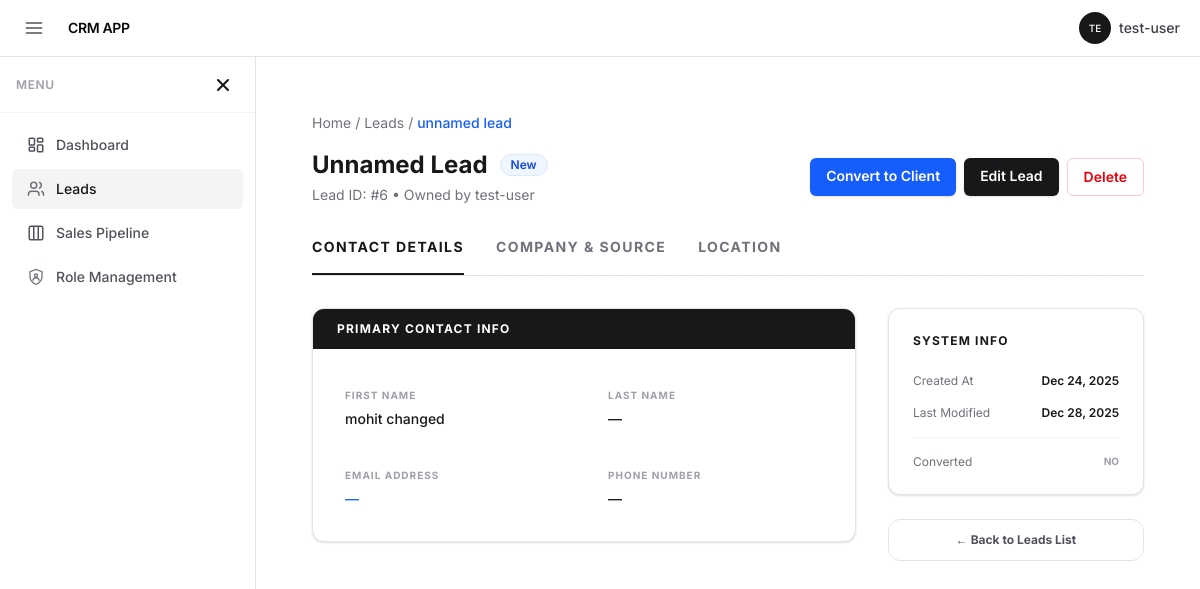
Page /dashboard/leads/6/ (signed in) on the earlier database version.
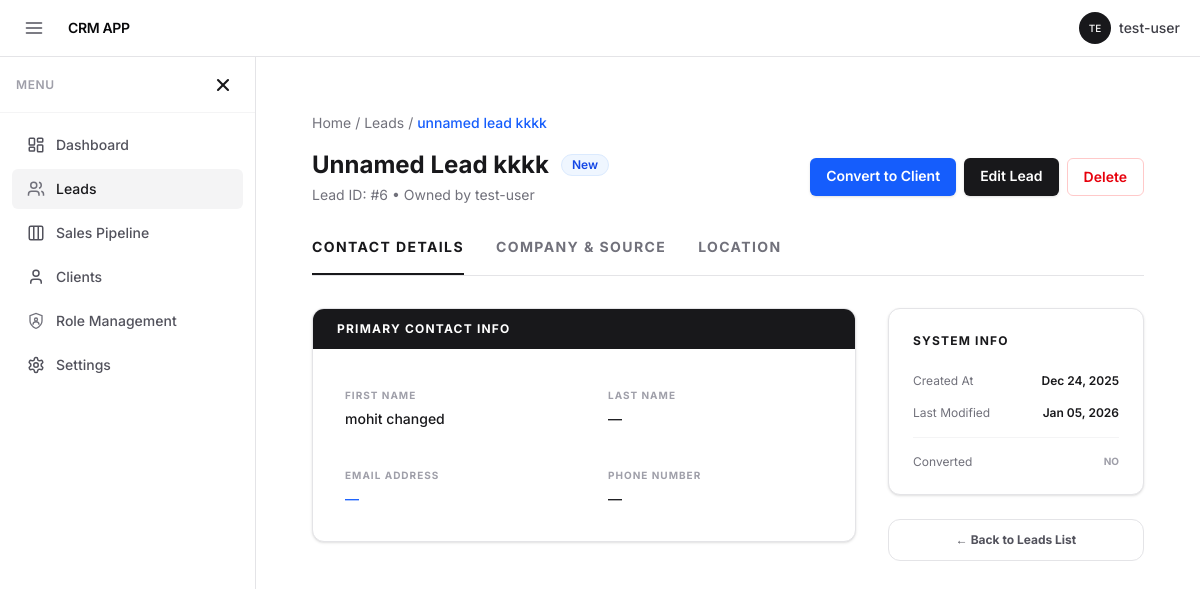
Same page on the later database version.
### lead/models.py (models this page shows, shortened)
class Lead(models.Model):
    lead_name = models.CharField(
        max_length=200,
        help_text="Display name for the lead (e.g. ACME Website Enquiry)"
    )
    email = models.EmailField(blank=True)
    STATUS_CHOICES = (
        ('new', 'New'),
        ('contacted', 'Contacted'),
        ('qualified', 'Qualified'),
        ('won', 'Won'),
        ('lost', 'Lost'),
    )
    status = models.CharField(
        max_length=20,
        choices=STATUS_CHOICES,
        default='new'
    )
    lead_owner = models.ForeignKey(
        User,
        on_delete=models.SET_NULL,
        null=True,
        blank=True,
        related_name="owned_leads"
    )
    converted_to_client = models.BooleanField(default=False)
    salutation = models.CharField(max_length=20, blank=True)
    gender = models.CharField(max_length=20, blank=True)
    first_name = models.CharField(max_length=100, blank=True)
    middle_name = models.CharField(max_length=100, blank=True)
    last_name = models.CharField(max_length=100, blank=True)
    job_title = models.CharField(max_length=100, blank=True)
    series = models.CharField(
        max_length=100,
        default="CRM-LEAD-.YYYY.-",
        blank=True
    )
    source = models.CharField(max_length=100, blank=True)
    lead_type = models.CharField(max_length=50, blank=True)
    request_type = models.CharField(max_length=50, blank=True)
    mobile_no = models.CharField(max_length=20, blank=True)
    phone = models.CharField(max_length=20, blank=True)
    phone_ext = models.CharField(max_length=10, blank=True)
    whatsapp = models.CharField(max_length=20, blank=True)
    website = models.URLField(blank=True)
    fax = models.CharField(max_length=50, blank=True)
    organization_name = models.CharField(max_length=200, blank=True)
    annual_revenue = models.CharField(max_length=100, blank=True)
    territory = models.CharField(max_length=100, blank=True)
    no_of_employees = models.CharField(max_length=50, blank=True)
    industry = models.CharField(max_length=100, blank=True)
    market_segment = models.CharField(max_length=100, blank=True)
    city = models.CharField(max_length=100, blank=True)
    state = models.CharField(max_length=100, blank=True)
    country = models.CharField(max_length=100, default='India', blank=True)
    qualification_status = models.CharField(
        max_length=50,
        default='Unqualified',
        blank=True
    )
    qualified_by = models.CharField(max_length=100, blank=True)
    qualified_on = models.DateField(null=True, blank=True)
    campaign_name = models.CharField(max_length=100, blank=True)
    print_language = models.CharField(max_length=50, default='English', blank=True)
    disabled = models.BooleanField(default=False)
    unsubscribed = models.BooleanField(default=False)
    blog_subscriber = models.BooleanField(default=False)
    created_at = models.DateTimeField(auto_now_add=True)
    modified_at = models.DateTimeField(auto_now=True)
    deleted_at = models.DateTimeField(null=True, blank=True)
    deleted_by = models.ForeignKey(
        User,
        null=True,
        blank=True,
        on_delete=models.SET_NULL,
        related_name="deleted_leads"
    )

### lead/views.py (the view)
# urls.py: path('<int:pk>/', views.leads_detail, name='leads_detail'),
@login_required
def leads_detail(request, pk):
    lead = get_object_or_404(
        Lead,
        pk=pk,
        lead_owner=request.user,
        deleted_at__isnull=True
    )
    return render(request, 'lead/leads_details.html', {
        'lead': lead
    })

### crm/context_processors.py (called while the page is built)
def app_settings(request):
    setting = AppSetting.objects.first()
    return {
        'app_setting': setting
    }

### userprofile/context_processors.py (called while the page is built)
def sidebar_visibility(request):
    auth_pages = [
        'login',
        'signup',
        'login_otp',
        'verify_login_otp',
        'forgot_password',
        'verify_otp',
        'reset_password'
    ]
    current_url_name = request.resolver_match.url_name if request.resolver_match else None
    show_shell = request.user.is_authenticated and current_url_name not in auth_pages
    return {
        'show_app_shell': show_shell
    }

### lead/templates/lead/leads_details.html (shortened to what the changed rows need)
{% extends 'core/base.html' %}
{% block content %}
<div class="max-w-[1400px] mx-auto p-6" x-data="{ activeTab: 'contact' }">
    <div class="text-sm text-zinc-500 mb-4">
        Home / <a href="{% url 'leads_list' %}" class="hover:text-zinc-700 transition-colors">Leads</a> / <span class="text-blue-600 font-medium lowercase">{{ lead.lead_name }}</span>
    </div>
    <div class="flex flex-col md:flex-row justify-between items-start md:items-center mb-8 gap-4">
        <div>
            <div class="flex items-center gap-3">
                <h1 class="text-2xl font-bold text-zinc-900">{{ lead.lead_name }}</h1>
                <span class="px-2.5 py-0.5 rounded-full text-xs font-semibold border
                    {% if lead.status == 'new' %} bg-blue-50 text-blue-700 border-blue-100
                    {% elif lead.status == 'contacted' %} bg-amber-50 text-amber-700 border-amber-100
                    {% elif lead.status == 'won' %} bg-emerald-50 text-emerald-700 border-emerald-100
                    {% elif lead.status == 'lost' %} bg-red-50 text-red-700 border-red-100
                    {% else %} bg-zinc-50 text-zinc-700 border-zinc-100 {% endif %}">
                    {{ lead.get_status_display }}
                </span>
            </div>
            <p class="text-sm text-zinc-500 mt-1">Lead ID: #{{ lead.id }} • Owned by {{ lead.lead_owner.username }}</p>
        </div>
    </div>
    <div class="grid grid-cols-1 lg:grid-cols-3 gap-8">
        <div class="lg:col-span-2">
            <div x-show="activeTab === 'contact'" x-transition.opacity>
                <div class="bg-white border border-zinc-200 rounded-xl shadow-sm overflow-hidden">
                    <div class="p-8 grid grid-cols-1 md:grid-cols-2 gap-y-8 gap-x-12">
                        <div>
                            <label class="text-[10px] font-bold text-zinc-400 uppercase tracking-widest">First Name</label>
                            <p class="text-sm font-medium text-zinc-900 mt-1">{{ lead.first_name|default:"—" }}</p>
                        </div>
                        <div>
                            <label class="text-[10px] font-bold text-zinc-400 uppercase tracking-widest">Last Name</label>
                            <p class="text-sm font-medium text-zinc-900 mt-1">{{ lead.last_name|default:"—" }}</p>
                        </div>
                        <div>
                            <label class="text-[10px] font-bold text-zinc-400 uppercase tracking-widest">Email Address</label>
                            <p class="text-sm font-medium text-blue-600 mt-1">{{ lead.email|default:"—" }}</p>
                        </div>
                        <div>
                            <label class="text-[10px] font-bold text-zinc-400 uppercase tracking-widest">Phone Number</label>
                            <p class="text-sm font-medium text-zinc-900 mt-1">{{ lead.phone|default:"—" }}</p>
                        </div>
                    </div>
                </div>
            </div>
        </div>
        <div class="space-y-6">
            <div class="bg-white border border-zinc-200 rounded-xl p-6 shadow-sm">
                <div class="space-y-4">
                    <div class="flex justify-between items-center text-xs">
                        <span class="text-zinc-500">Created At</span>
                        <span class="font-semibold text-zinc-900">{{ lead.created_at|date:"M d, Y" }}</span>
                    </div>
                    <div class="flex justify-between items-center text-xs">
                        <span class="text-zinc-500">Last Modified</span>
                        <span class="font-semibold text-zinc-900">{{ lead.modified_at|date:"M d, Y" }}</span>
                    </div>
                    <div class="flex justify-between items-center text-xs pt-4 border-t border-zinc-100">
                        <span class="text-zinc-500">Converted</span>
                        <span class="font-bold {% if lead.converted_to_client %}text-emerald-600{% else %}text-zinc-400{% endif %} uppercase text-[10px]">
                            {{ lead.converted_to_client|yesno:"Yes,No" }}
                        </span>
                    </div>
                </div>
            </div>
        </div>
    </div>
</div>
{% endblock %}

### accounts/templates/core/base.html (shortened to what the changed rows need)
<!doctype html>
<html lang="en">
<head>
    <script src="https://cdn.jsdelivr.net/npm/@tailwindcss/browser@4"></script>
</head>
<body class="h-screen overflow-hidden bg-white text-zinc-950 flex flex-col" x-data="{
    sidebarOpen: localStorage.getItem('sidebarOpen') !=='false',
    toggle() {
        this.sidebarOpen = !this.sidebarOpen;
        localStorage.setItem('sidebarOpen', this.sidebarOpen);
    }
  }"
>
    <div class="flex flex-1 overflow-hidden">
        {% if request.show_app_shell %}
        <aside x-show="sidebarOpen" x-cloak
            class="fixed inset-y-0 left-0 z-50 w-64 bg-white border-r border-zinc-200 transition-transform md:static md:translate-x-0 flex flex-col overflow-hidden"
            :class="sidebarOpen ? 'translate-x-0' : '-translate-x-full'">
            <nav class="flex-1 overflow-y-auto p-3 space-y-1">
                <a href="{% url 'dashboard' %}"
                    class="flex items-center px-3 py-2 rounded-md text-sm font-medium transition-colors
                    {% if request.resolver_match.url_name == 'dashboard' %} bg-zinc-100 text-zinc-900 {% else %} text-zinc-600 hover:bg-zinc-50 hover:text-zinc-900 {% endif %}">
                    <div class="w-6 h-6 flex items-center justify-center mr-2">
                    </div>
                    Dashboard
                </a>
                {% if request.sidebar.leads %}
                <a href="{% url 'leads_list' %}"
                    class="flex items-center px-3 py-2 rounded-md text-sm font-medium transition-colors
                    {% if 'leads' in request.path %} bg-zinc-100 text-zinc-900 {% else %} text-zinc-600 hover:bg-zinc-50 hover:text-zinc-900 {% endif %}">
                    <div class="w-6 h-6 flex items-center justify-center mr-2 text-zinc-500">
                    </div>
                    Leads
                </a>
                {% endif %}
                {% if request.sidebar.pipeline %}
                <a href="{% url 'leads_pipeline' %}"
                    class="flex items-center px-3 py-2 rounded-md text-sm font-medium transition-colors
                    {% if 'pipeline' in request.path %} bg-zinc-100 text-zinc-900 {% else %} text-zinc-600 hover:bg-zinc-50 hover:text-zinc-900 {% endif %}">
                    <div class="w-6 h-6 flex items-center justify-center mr-2">
                    </div>
                    Sales Pipeline
                </a>
                {% endif %}
                {% if request.sidebar.clients %}
                <a href="{% url 'clients_list' %}"
                    class="flex items-center px-3 py-2 rounded-md text-sm font-medium transition-colors
                    {% if 'clients' in request.path %} bg-zinc-100 text-zinc-900 {% else %} text-zinc-600 hover:bg-zinc-50 hover:text-zinc-900 {% endif %}">
                    <div class="w-6 h-6 flex items-center justify-center mr-2">
                        <svg width="18" height="18" viewBox="0 0 24 24" fill="none" stroke="currentColor" stroke-width="2"><path d="M19 21v-2a4 4 0 0 0-4-4H9a4 4 0 0 0-4 4v2" /><circle cx="12" cy="7" r="4" /></svg>
                    </div>
                    Clients
                </a>
                {% endif %}
                {% if request.sidebar.roles %}
                <a href="{% url 'roles:user_list' %}"
                   class="flex items-center px-3 py-2 rounded-md text-sm font-medium transition-colors
                    {% if 'roles' in request.path %} bg-zinc-100 text-zinc-900 {% else %} text-zinc-600 hover:bg-zinc-50 hover:text-zinc-900 {% endif %}">
                    <div class="w-6 h-6 flex items-center justify-center mr-2 text-zinc-500">
                    </div>
                    Role Management
                </a>
                {% endif %}
                {% if request.sidebar.settings %}
                <a href="{% url 'app_settings' %}"
                    class="flex items-center px-3 py-2 rounded-md text-sm font-medium transition-colors
                    {% if 'settings' in request.path %} bg-zinc-100 text-zinc-900 {% else %} text-zinc-600 hover:bg-zinc-50 hover:text-zinc-900 {% endif %}">
                    <div class="w-6 h-6 flex items-center justify-center mr-2">
                    </div>
                    Settings
                </a>
                {% endif %}
            </nav>
        </aside>
        {% endif %}
        <main class="flex-1 overflow-y-auto bg-white min-w-0">
            <div class="px-8 py-8">
                {% block content %}{% endblock %}
            </div>
        </main>
    </div>
</body>
</html>

Differences in the rows shown:
changed Lead "mohit changed": lead_name "unnamed lead" → "unnamed lead kkkk"; lead_name "Unnamed Lead" → "Unnamed Lead kkkk"; modified_at "Dec 28, 2025" → "Jan 05, 2026"
Other differences:
text now shown: "Clients Settings"
